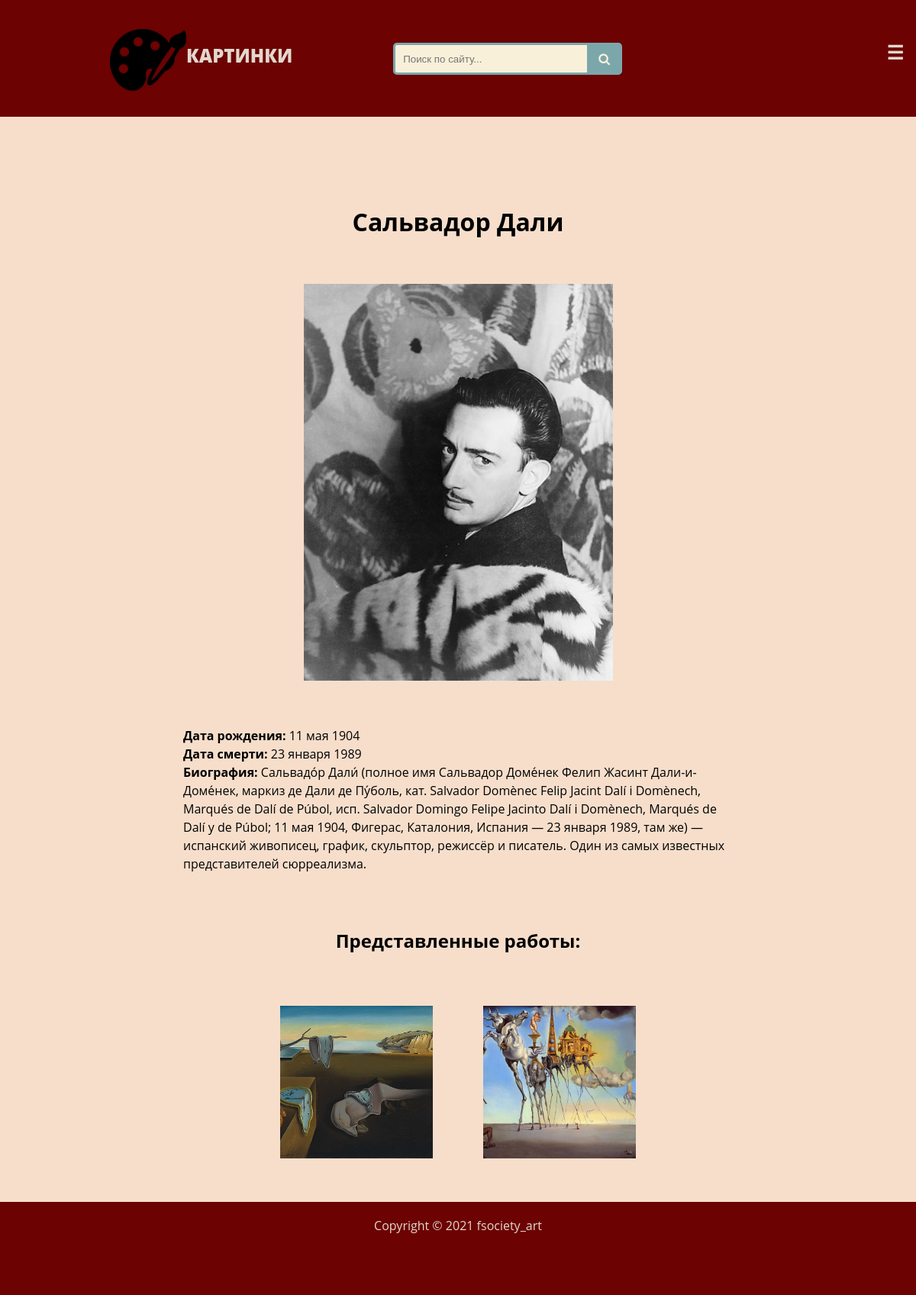
Screenshot of /artists/2 with the database file from the repository.
### pictures_home/models.py (models this page shows, shortened)
class Artist(models.Model):
	name = models.CharField(max_length = 200 )
	date_of_born = models.CharField(max_length = 200)
	date_of_death = models.CharField(max_length = 200)
	photo = models.ImageField(upload_to = "photo_artist/")
	history = models.TextField(blank=True)

class Picture(models.Model):
	artist = models.ForeignKey('Artist', on_delete = models.CASCADE)
	name = models.CharField(max_length = 200)
	style = models.CharField(max_length = 200)
	discribe = models.TextField(blank=True)
	picture = models.ImageField(upload_to = "pictures/")
	date_of_create = models.CharField(max_length = 200)

### pictures_home/views.py (the view)
# urls.py: path('artists/<artist_id>', views.artist, name = 'artist'),
def artist(request, artist_id):
	artist = Artist.objects.get(id = artist_id)
	pictures = artist.picture_set.all()
	context = {'artist': artist, 'pictures':pictures}
	return render(request, 'pictures_home/artist.html', context)

### pictures_home/templates/pictures_home/artist.html (shortened to what this page needs)
{% extends 'pictures_home/base.html' %}
{% block content %}
<h1 class="name">{{ artist.name }}</h1>
<div class = "for_picture">
<img src={{artist.photo.url}}>
</div>
<ul class = "text">
<li><b>Дата рождения:</b> {{ artist.date_of_born }}</li>
<li><b>Дата смерти:</b> {{ artist.date_of_death }}</li>
<li><b>Биография:</b> {{ artist.history }}</li>
</ul>
<h2 class="name">Представленные работы:</h2>
<div class = "container">
	{% for picture in pictures %}
		<div class = "scale container"><a href = "/pictures/{{picture.id}}"><img src = "{{ picture.picture.url }}" width = "200" height="200" alt ="{{ picture.name }}"></a></div>
	{% empty %}
		Еще ни одна картина не была добавлена
	{% endfor %}
</div>
{% endblock %}

### pictures_home/static/pictures_home/style_css.css (style rules this page uses)
* { margin: 0; padding: 0; box-sizing: border-box; }
a { text-decoration: none; }
img { object-fit: cover; object-position: 50% 50%; }
.scale { display: inline-block; overflow: hidden; border: 10px solid transparent; }
.scale img { transition: 1s; display: block; border-image: linear-gradient(to right, transparent 0%, #ADF2F7 100%); border-image-slice: 1; }
.text { text-align: left; padding: 5% 20% 5% 20%; line-height: 1.5; list-style-type: none; }
.container { display: flex; flex-direction: row; flex-wrap: wrap; justify-content: center; padding: 2%; }
html,body { font-family: 'Open Sans', sans-serif; height: 100%; }
body { background: #f6decb; }
h1.name { display: flex; justify-content: center; padding: 5%; }
h2.name { display: flex; justify-content: center; padding: 1%; }
.for_picture { display: flex; justify-content: center; flex-direction: row; flex-wrap: wrap; }

### rows the page displays
Artist: name "Сальвадор Дали", photo (picture), date_of_born "11 мая 1904", date_of_death "23 января 1989", history "Сальвадо́р Дали́ (полное имя Сальвадор Доме́нек Фелип Жасинт Дали-и-Доме́нек, маркиз де Дали де Пу́боль, кат. Salvador Domènec Felip Jacint Dalí i Domènech, Marqués de Dalí de Púbol, исп. Salvador Domingo Felipe Jacinto Dalí i Domènech, Marqués de Dalí y de Púbol; 11 мая 1904, Фигерас, Каталония, Испания — 23 января 1989, там же) — испанский живописец, график, скульптор, режиссёр и писатель. Один из самых известных представителей сюрреализма."
Picture: picture (picture)
Picture: picture (picture)
